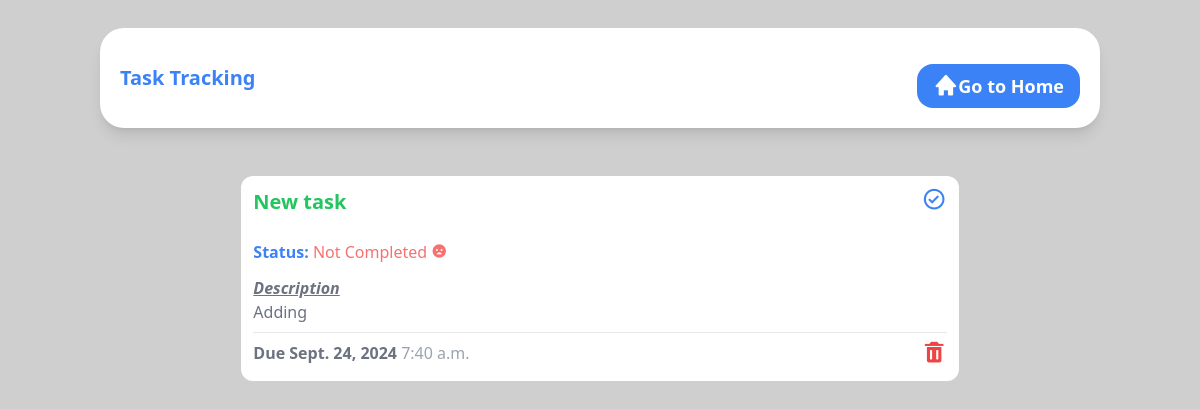
The app's page /detail/2 with its own data.
### task_tracking_app/models.py (models this page shows, shortened)
class TaskNew(models.Model):
    title = models.CharField(max_length=35)
    description = models.TextField(null=True, blank=True)
    due_date = models.DateField()
    due_time = models.TimeField()
    completed = models.BooleanField(default=False)

### task_tracking_app/views.py (the view)
# urls.py: path('detail/<str:task_id>', views.task_detail, name='task_detail'),
def task_detail(request, task_id):
    task = TaskNew.objects.get(id=task_id)
    return render(request, 'task_detail.html', {
        "task": task,
    })

### task_tracking_app/templates/task_detail.html (shortened to what this page needs)
<!DOCTYPE html>
<html lang="en">
  <head>
    <link
      href="https://unpkg.com/boxicons@2.1.4/css/boxicons.min.css"rel="stylesheet"/>
      <link rel="stylesheet" href="/static/css/styles.css" />
  </head>
  <body
    class="bg-[#cfcfcf] flex flex-col items-center justify-center gap-2 h-screen"
  >
    <header
    class="bg-white shadow-lg w-10/12 h-2 rounded-3xl flex flex-col sm:flex-row justify-between items-center p-5 m-7 md:w-6/6"
  >
    <h1 class="text-blue-500 font-bold text-[20px]">Task Tracking</h1>
    <a
      class="bg-blue-500 py-2 px-4 text-white font-semibold rounded-2xl text-lg mt-4 flex items-center "
      href="{% url 'home' %}"
    >
      <i class="bx bxs-home bx-sm"></i> Go to Home
    </a>
  </header>
    <section
      class="flex flex-1 flex-wrap justify-center gap-2 bg-[#fff0] w-10/12 md:w-11/12 h-full mb-3 rounded-2xl p-3 overflow-y-auto scrollbar-hide"
    >
      <div class="w-full md:w-4/6 flex flex-col bg-white h-fit rounded-xl p-3">
        <div class="flex flex-row justify-between">
          <div>
            <h3 class="text-green-500 font-semibold text-xl">
              {{ task.title }}
            </h3>
            <br />
            <h2 class="text-blue-500 font-bold">
              Status:
              {% if task.completed %}
              <span class="font-medium text-green-400"
                >Completed <i class="bx bxs-badge-check"></i
              >
            </span>
            {% else %}
            <span class="font-medium text-red-400"
              >Not Completed <i class="bx bxs-sad"></i
            >
          </span>
          {% endif %}
            </h2>
            <h2 class="text-gray-500 font-bold italic underline mt-3">
              Description
            </h2>
            <p class="text-gray-500 text-md">
              {{ task.description }}
            </p>
          </div>
          <a href="{% url 'toggle_complete' task.id %}">
            <i class="bx bx-check-circle bx-sm text-blue-500"></i>
          </a>
        </div>
        <hr class="border-t border-gray-200 my-2" />
        <div class="flex flex-row justify-between">
          <h2 class="text-gray-500 font-bold">
            Due  {{ task.due_date }} <span class="font-medium text-gray-400"> {{ task.due_time }}</span>
          </h2>
          <a href="{% url 'delete' task.id %}">
            <i class="bx bxs-trash bx-sm text-red-500"></i>
          </a>
        </div>
      </div>
    </section>
  </body>
</html>

### task_tracking_app/static/css/styles.css (style rules this page uses)
body { padding: 0; }
html { line-height: 1.5; -webkit-text-size-adjust: 100%; -moz-tab-size: 4; -o-tab-size: 4; tab-size: 4; font-family: ui-sans-serif, system-ui, -apple-system, BlinkMacSystemFont, "Segoe UI", Roboto, "Helvetica Neue", Arial, "Noto Sans", sans-serif, "Apple Color Emoji", "Segoe UI Emoji", "Segoe UI Symbol", "Noto Color Emoji"; font-feature-settings: normal; font-variation-settings: normal; }
body { margin: 0; line-height: inherit; }
hr { height: 0; color: inherit; border-top-width: 1px; }
h1, h2, h3, h4, h5, h6 { font-size: inherit; font-weight: inherit; }
a { color: inherit; text-decoration: inherit; }
blockquote, dl, dd, h1, h2, h3, h4, h5, h6, hr, figure, p, pre { margin: 0; }
.m-7 { margin: 1.75rem; }
.my-2 { margin-top: 0.5rem; margin-bottom: 0.5rem; }
.mb-3 { margin-bottom: 0.75rem; }
.mt-3 { margin-top: 0.75rem; }
.mt-4 { margin-top: 1rem; }
.flex { display: flex; }
.h-fit { height: -moz-fit-content; height: fit-content; }
.h-full { height: 100%; }
.h-screen { height: 100vh; }
.w-10\/12 { width: 83.333333%; }
.w-full { width: 100%; }
.flex-1 { flex: 1 1 0%; }
.flex-row { flex-direction: row; }
.flex-col { flex-direction: column; }
.flex-wrap { flex-wrap: wrap; }
.items-center { align-items: center; }
.justify-center { justify-content: center; }
.justify-between { justify-content: space-between; }
.gap-2 { gap: 0.5rem; }
.overflow-y-auto { overflow-y: auto; }
.rounded-2xl { border-radius: 1rem; }
.rounded-3xl { border-radius: 1.5rem; }
.rounded-xl { border-radius: 0.75rem; }
.border-t { border-top-width: 1px; }
.border-gray-200 { --tw-border-opacity: 1; border-color: rgb(229 231 235 / var(--tw-border-opacity)); }
.bg-\[\#cfcfcf\] { --tw-bg-opacity: 1; background-color: rgb(207 207 207 / var(--tw-bg-opacity)); }
.bg-\[\#fff0\] { background-color: #fff0; }
.bg-blue-500 { --tw-bg-opacity: 1; background-color: rgb(59 130 246 / var(--tw-bg-opacity)); }
.bg-white { --tw-bg-opacity: 1; background-color: rgb(255 255 255 / var(--tw-bg-opacity)); }
.p-3 { padding: 0.75rem; }
.p-5 { padding: 1.25rem; }
.px-4 { padding-left: 1rem; padding-right: 1rem; }
.py-2 { padding-top: 0.5rem; padding-bottom: 0.5rem; }
.text-\[20px\] { font-size: 20px; }
.text-lg { font-size: 1.125rem; line-height: 1.75rem; }
.text-xl { font-size: 1.25rem; line-height: 1.75rem; }
.font-bold { font-weight: 700; }
.font-medium { font-weight: 500; }
.font-semibold { font-weight: 600; }
.italic { font-style: italic; }
.text-blue-500 { --tw-text-opacity: 1; color: rgb(59 130 246 / var(--tw-text-opacity)); }
.text-gray-400 { --tw-text-opacity: 1; color: rgb(156 163 175 / var(--tw-text-opacity)); }
.text-gray-500 { --tw-text-opacity: 1; color: rgb(107 114 128 / var(--tw-text-opacity)); }
.text-green-500 { --tw-text-opacity: 1; color: rgb(34 197 94 / var(--tw-text-opacity)); }
.text-red-400 { --tw-text-opacity: 1; color: rgb(248 113 113 / var(--tw-text-opacity)); }
.text-red-500 { --tw-text-opacity: 1; color: rgb(239 68 68 / var(--tw-text-opacity)); }
.text-white { --tw-text-opacity: 1; color: rgb(255 255 255 / var(--tw-text-opacity)); }
.underline { text-decoration-line: underline; }
.shadow-lg { --tw-shadow: 0 10px 15px -3px rgb(0 0 0 / 0.1), 0 4px 6px -4px rgb(0 0 0 / 0.1); --tw-shadow-colored: 0 10px 15px -3px var(--tw-shadow-color), 0 4px 6px -4px var(--tw-shadow-color); box-shadow: var(--tw-ring-offset-shadow, 0 0 #0000), var(--tw-ring-shadow, 0 0 #0000), var(--tw-shadow); }
@media (min-width: 640px) { .sm\:flex-row { flex-direction: row; } }
@media (min-width: 768px) { .md\:w-11\/12 { width: 91.666667%; } }
@media (min-width: 768px) { .md\:w-4\/6 { width: 66.666667%; } }

### records on screen
TaskNew: title "New task", description "Adding", due_date "Sept. 24, 2024", due_time "7:40 a.m."
